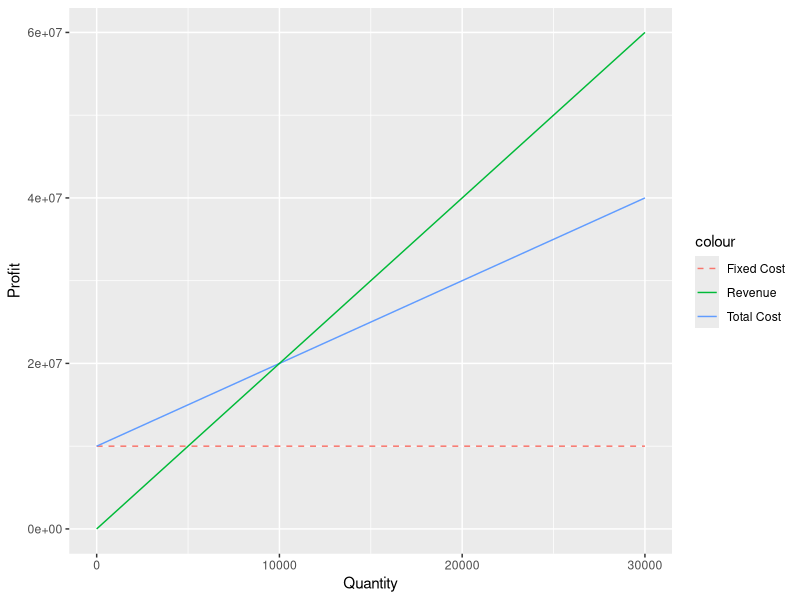

The R source for this figure:
# Clearing the Environment ----
rm(list=ls())

# Set Unit Revenue and Marginal Cost ----
unit_revenue <- 2000
marginal_cost <- 1000

# Create Quantity Column ----
quantity <- seq(0, 30000, length.out = 11)

# Create Cost Columns ----
fixed_cost <- rep(10000000, length(quantity))
variable_cost <- marginal_cost * quantity
total_cost <- fixed_cost + variable_cost

# Create Revenue Column ----
revenue <- unit_revenue * quantity

# Build data frame ----
df <- data.frame(quantity, fixed_cost, variable_cost, total_cost, revenue)

# Obtain break even quantity ----
break_even_quantity <- fixed_cost[1] / (unit_revenue - marginal_cost)
break_even_quantity

break_even_revenue <- break_even_quantity * unit_revenue
break_even_revenue

# Import ggplot2 and Tidyverse Package ----
library(ggplot2)
library(tidyverse)

# Build Break Even Point Graph ----
df %>%
  ggplot(aes(x = quantity)) +
  geom_line(aes(y = fixed_cost, col = "Fixed Cost"), linetype = "dashed", size = .5) +
  geom_line(aes(y = total_cost, col = "Total Cost"), size = .5) +
  geom_line(aes(y = revenue, col = "Revenue"), size = .5) +
  labs(x = "Quantity", y = "Profit") 
